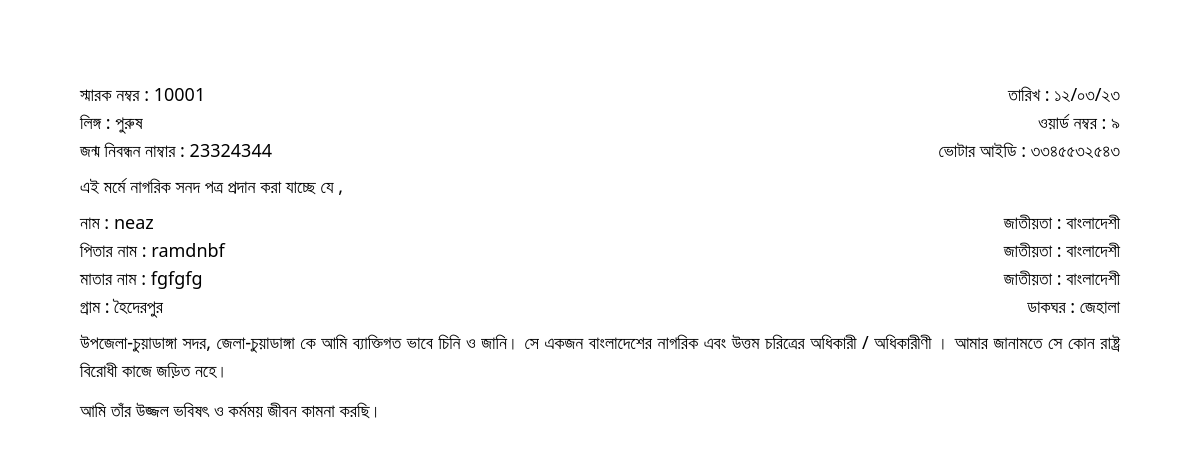
The page /nagorikreport.php on the database as committed earlier.
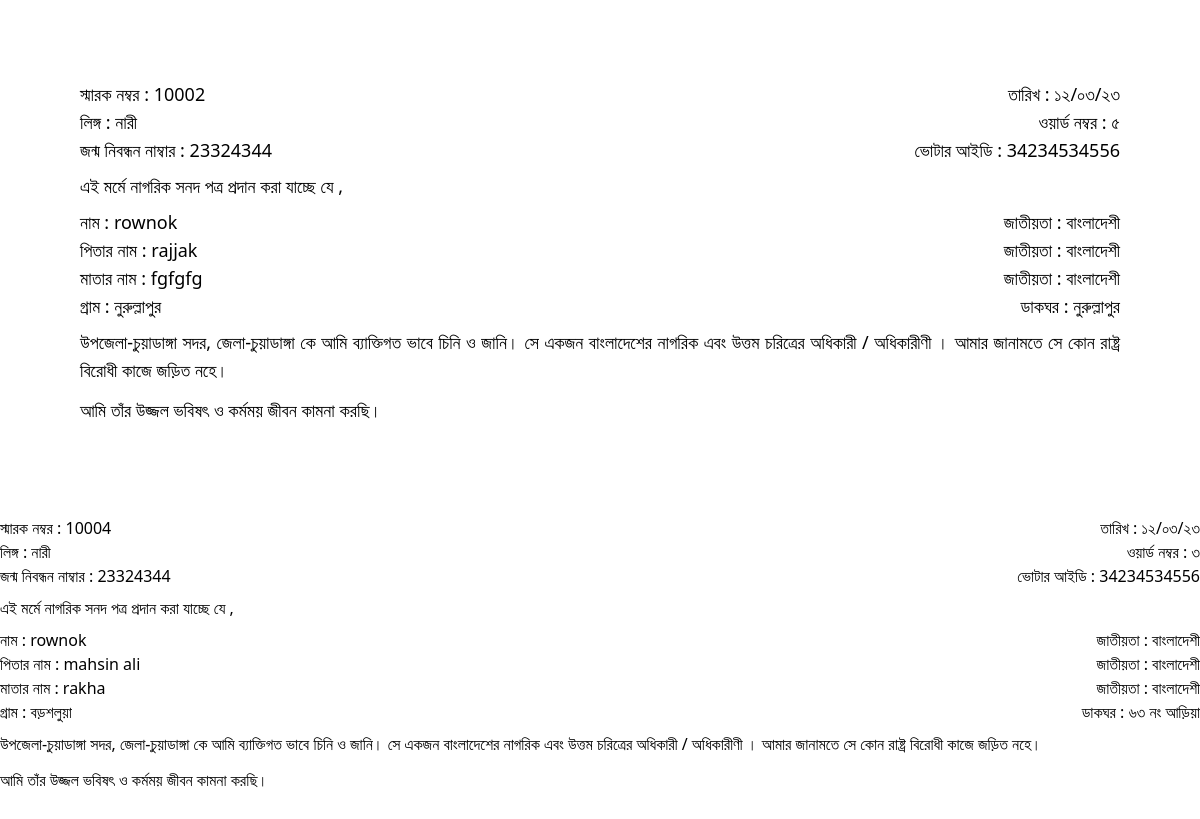
The same page on the database as committed later.
### tables this page shows
CREATE TABLE `nagorik` (
  `id` int(11) NOT NULL,
  `sarok` varchar(255) NOT NULL,
  `name` varchar(255) NOT NULL,
  `fathername` varchar(255) NOT NULL,
  `mothername` varchar(255) NOT NULL,
  `gram` varchar(255) NOT NULL,
  `word` varchar(255) NOT NULL,
  `birthno` varchar(255) NOT NULL,
  `voterid` varchar(255) NOT NULL,
  `mobileno` varchar(255) NOT NULL,
  `gender` varchar(255) NOT NULL,
  `dakghor` varchar(255) NOT NULL
);

### nagorikreport.php (the view, shortened to what this page needs)
<!DOCTYPE html>
<html lang="en" dir="ltr">
<head>
    <script src="https://cdn.tailwindcss.com"></script>
</head>
<body class='bg-white mb-10'>
<div class='px-20 py-20 relative text-lg'>
<?php
                    include '../../_dbconnect.php';
                    $query = "SELECT * FROM `nagorik`";
                    $poriciti = mysqli_query($con, $query);
                    while ($row = mysqli_fetch_assoc($poriciti)) {
                    ?>
<div class="flex justify-between items-center">
<p class=''>স্মারক নম্বর : <span><?= $row['sarok'] ?></span></p>
<p class=''>তারিখ : ১২/০৩/২৩</p>
</div>
<div class="flex justify-between items-start">
<p>লিঙ্গ : <span><?= $row['gender'] ?></span> </p>
<p class=''>ওয়ার্ড নম্বর : <span><?= $row['word'] ?></span></p>
</div>
<div class="flex justify-between items-start">
<p>জন্ম নিবন্ধন নাম্বার : <span><?= $row['birthno'] ?></span> </p>
<p>ভোটার আইডি : <span><?= $row['voterid'] ?></span> </p>
</div>
<p class="my-2">এই মর্মে নাগরিক সনদ পত্র প্রদান করা যাচ্ছে যে ,</p>
<div class="flex justify-between items-start">
<p>নাম : <span><?= $row['name'] ?></span> </p>
<p>জাতীয়তা  : বাংলাদেশী </p>
</div>
<div class="flex justify-between items-start">
<p>পিতার নাম : <span><?= $row['fathername'] ?></span> </p>
<p>জাতীয়তা  : বাংলাদেশী </p>
</div>
<div class="flex justify-between items-start">
<p>মাতার নাম : <span><?= $row['mothername'] ?></span> </p>
<p>জাতীয়তা  : বাংলাদেশী </p>
</div>
<div class="flex justify-between items-start">
<p>গ্রাম : <span><?= $row['gram'] ?></span> </p>
<p>ডাকঘর : <span><?= $row['dakghor'] ?></span></p>
</div>
<p class="text-justify my-2">উপজেলা-চুয়াডাঙ্গা সদর, জেলা-চুয়াডাঙ্গা  কে আমি ব্যাক্তিগত  ভাবে চিনি ও জানি। সে
একজন  বাংলাদেশের  নাগরিক এবং  উত্তম চরিত্রের অধিকারী / অধিকারীণী । আমার
জানামতে সে কোন রাষ্ট্র বিরোধী কাজে জড়িত নহে।
</p>
<p class="my-3">আমি তাঁর উজ্জল ভবিষৎ ও কর্মময় জীবন কামনা করছি।</p>
        </div>
            <?php
                    }
            ?>
</body>
</html>

Rows that differ between the two databases and show on the page:
removed nagorik: sarok "10001", gender "পুরুষ", word "৯", birthno "23324344", voterid "৩৩৪৫৫৩২৫৪৩", name "neaz", fathername "ramdnbf", mothername "fgfgfg", gram "হৈদেরপুর", dakghor "জেহালা"
added nagorik: sarok "10002", gender "নারী", word "৫", birthno "23324344", voterid "34234534556", name "rownok", fathername "rajjak", mothername "fgfgfg", gram "নুরুল্লাপুর", dakghor "নুরুল্লাপুর"
added nagorik: sarok "10004", gender "নারী", word "৩", birthno "23324344", voterid "34234534556", name "rownok", fathername "mahsin ali", mothername "rakha", gram "বড়শলুয়া", dakghor "৬৩ নং আড়িয়া"
